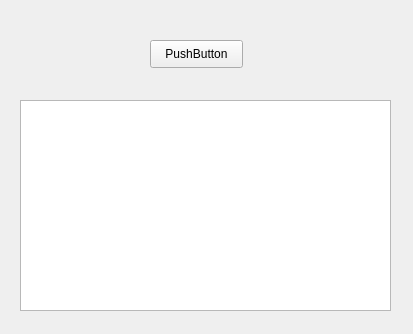
<?xml version="1.0" encoding="UTF-8"?>
<ui version="4.0">
 <class>Form</class>
 <widget class="QWidget" name="Form">
  <property name="geometry">
   <rect>
    <x>0</x>
    <y>0</y>
    <width>413</width>
    <height>334</height>
   </rect>
  </property>
  <property name="windowTitle">
   <string>Form</string>
  </property>
  <widget class="QPushButton" name="pushButton">
   <property name="geometry">
    <rect>
     <x>150</x>
     <y>40</y>
     <width>93</width>
     <height>28</height>
    </rect>
   </property>
   <property name="text">
    <string>PushButton</string>
   </property>
  </widget>
  <widget class="QTextEdit" name="textEdit">
   <property name="geometry">
    <rect>
     <x>20</x>
     <y>100</y>
     <width>371</width>
     <height>211</height>
    </rect>
   </property>
  </widget>
 </widget>
 <resources/>
 <connections>
  <connection>
   <sender>pushButton</sender>
   <signal>clicked()</signal>
   <receiver>textEdit</receiver>
   <slot>clear()</slot>
   <hints>
    <hint type="sourcelabel">
     <x>229</x>
     <y>51</y>
    </hint>
    <hint type="destinationlabel">
     <x>347</x>
     <y>109</y>
    </hint>
   </hints>
  </connection>
 </connections>
</ui>
